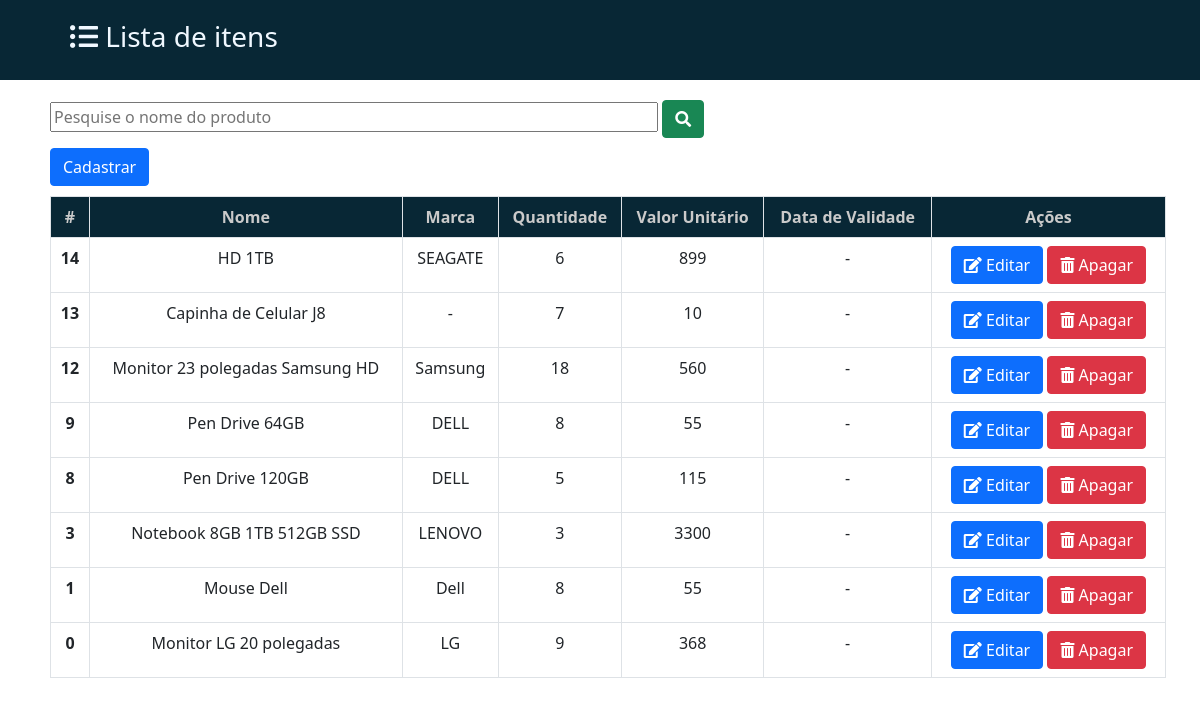
/pages/lista.php, run on the app's committed database.
### tables this page shows
CREATE TABLE IF NOT EXISTS `produtos` (
  `id_produto` int(11) NOT NULL AUTO_INCREMENT,
  `nome` varchar(100) NOT NULL,
  `marca` varchar(100) DEFAULT NULL,
  `qtd` int(11) NOT NULL,
  `valor_unitario` double NOT NULL DEFAULT 0,
  `data_validade` varchar(11) DEFAULT '',
  PRIMARY KEY (`id_produto`)
);

### pages/lista.php (the view, shortened to what this page needs)
<?php
require 'conexao.php';
if(isset($_POST['busca'])){
	$busca = $_POST['busca'];
} else {
	$busca = '';
}
$sql = "SELECT * FROM produtos WHERE nome LIKE '%$busca%' ORDER BY id_produto DESC LIMIT 15";
$res = mysqli_query($con, $sql);
?>
<!DOCTYPE html>
<html lang="pt-br">
<head>
    <link rel="stylesheet" href="../css/style.css">
    <link rel="stylesheet" href="https://pro.fontawesome.com/releases/v5.10.0/css/all.css"/>
    <link href="https://cdn.jsdelivr.net/npm/bootstrap@5.0.0-beta3/dist/css/bootstrap.min.css" rel="stylesheet">
</head>
<body>
    <div class="titulo">
        <h3>
            <i class="fas fa-list-ul"></i>
            Lista de itens
        </h3>
    </div>
    <form action="lista.php" method="post">
		<div class="" style="margin-top: 20px;">
			<input type="search" name="busca" id="busca" size="60" placeholder="Pesquise o nome do produto">
			<button type="submit" name="botao" class="btn btn-success">
				<i class="fas fa-search"></i>
			</button>
		</div>
	</form>
    <div id="botao">
        <a href="index.php" class="btn btn-primary">Cadastrar</a>
    </div>
    <div class="tabela">
        <table class="table table-bordered" width="80%" cellspacing="12">
            <thead class="thead-dark">
                <tr>
                    <th>#</th>
                    <th>Nome</th>
                    <th>Marca</th>
                    <th>Quantidade</th>
                    <th>Valor Unitário</th>
                    <th>Data de Validade</th>
                    <th>Ações</th>
                </tr>
            </thead>
            <tbody>
                <?php
                    while($reg = mysqli_fetch_array($res, MYSQLI_ASSOC)){
                        if($reg['data_validade'] == NULL){
                            $data_validade = "-";
                        } else {
                            $data_validade = date('d/m/Y', strtotime($reg['data_validade']));
                        }
                ?>
                <tr>
                    <th><?php echo $reg['id_produto']; ?></th>
                    <td><?php echo $reg['nome']; ?></td>
                    <td><?php echo $reg['marca']; ?></td>
                    <td><?php echo $reg['qtd']; ?></td>
                    <td><?php echo $reg['valor_unitario']; ?></td>
                    <td><?php echo $data_validade; ?></td>
                    <td>
                        <a href="formulario_alteracao.php?id_produto=<?php echo $reg['id_produto']; ?>" class="btn btn-primary">
                            <i class="fas fa-edit"></i> Editar
                        </a>
                        <a href="apagar_prod.php?id_produto=<?php echo $reg['id_produto']; ?>" class="btn btn-danger">
                            <i class="fas fa-trash-alt"></i> Apagar
                        </a>
                    </td>
                </tr>
            </tbody>
                <?php
                    }
                ?>
        </table>
    </div>
</body>
</html>

### css/style.css (style rules this page uses)
.titulo { margin: 0; padding: 0; background: #082735; height: 80px; }
h3 { margin-left: 50px; color: aliceblue; padding: 20px; }
.tabela { width: 93%; }
table { margin-left: 50px; padding-top: 0; }
#botao { margin-left: 50px; margin-top: 10px; margin-bottom: 10px; }
table thead { background: #082735; color: #cacaca; }
tr { text-align: center; }
#busca { margin-left: 50px; }

### data on the page
produtos: id_produto "14", nome "HD 1TB", marca "SEAGATE", qtd "6", valor_unitario "899", data_validade "-"
produtos: id_produto "13", nome "Capinha de Celular J8", marca "-", qtd "7", valor_unitario "10", data_validade "-"
produtos: id_produto "12", nome "Monitor 23 polegadas Samsung HD", marca "Samsung", qtd "18", valor_unitario "560", data_validade "-"
produtos: id_produto "9", nome "Pen Drive 64GB", marca "DELL", qtd "8", valor_unitario "55", data_validade "-"
produtos: id_produto "8", nome "Pen Drive 120GB", marca "DELL", qtd "5", valor_unitario "115", data_validade "-"
produtos: id_produto "3", nome "Notebook 8GB 1TB 512GB SSD", marca "LENOVO", qtd "3", valor_unitario "3300", data_validade "-"
produtos: id_produto "1", nome "Mouse Dell", marca "Dell", qtd "8", valor_unitario "55", data_validade "-"
produtos: id_produto "0", nome "Monitor LG 20 polegadas", marca "LG", qtd "9", valor_unitario "368", data_validade "-"
